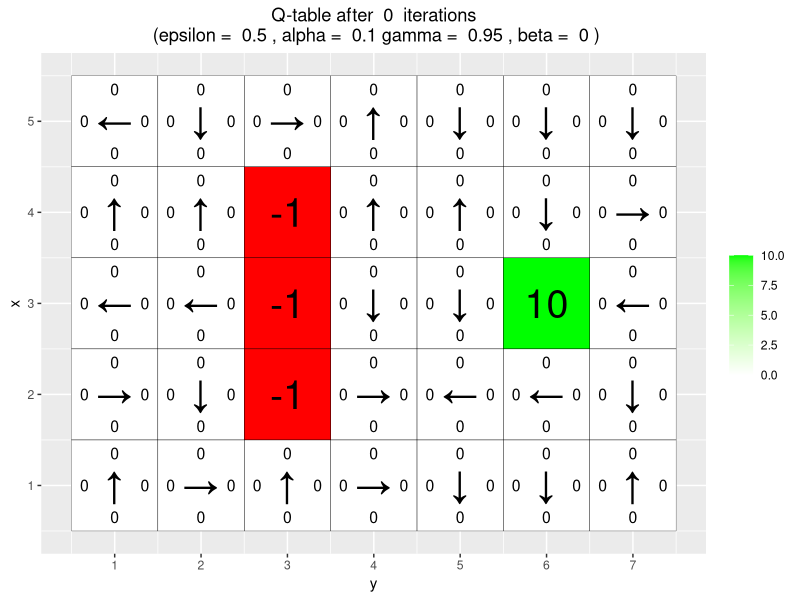
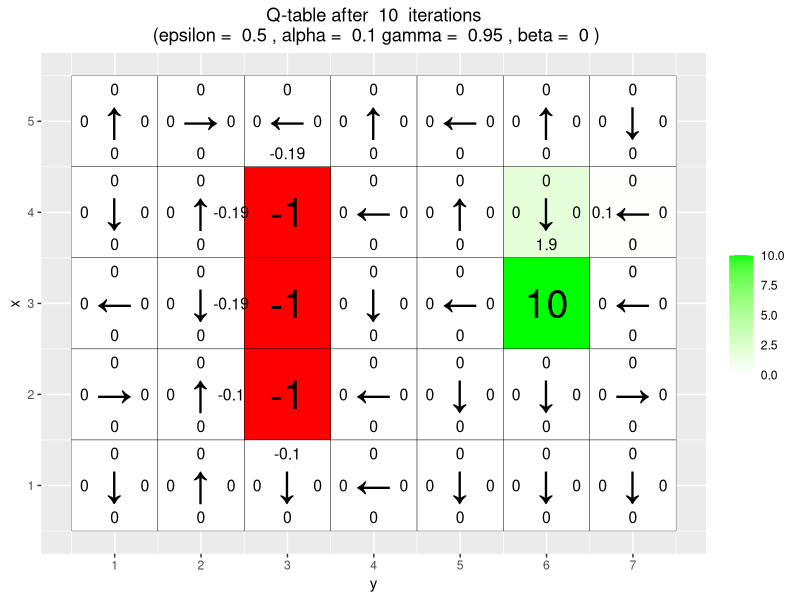
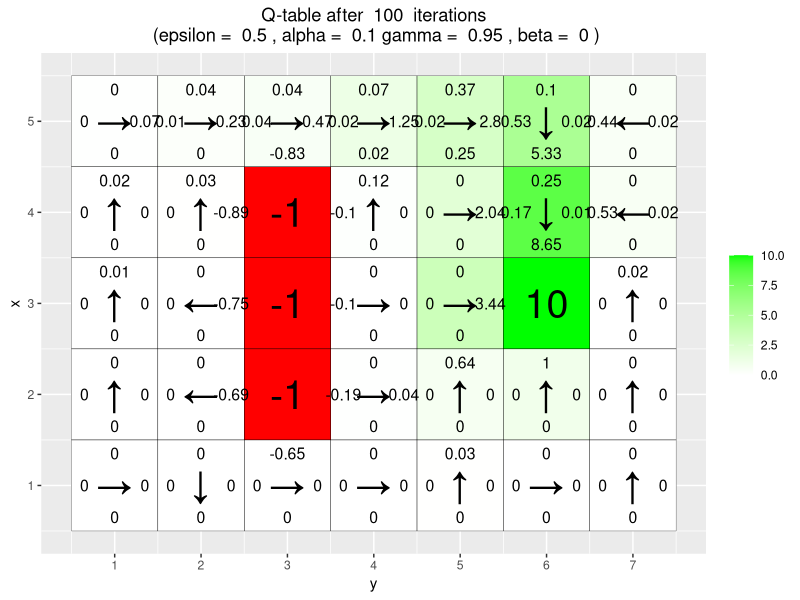
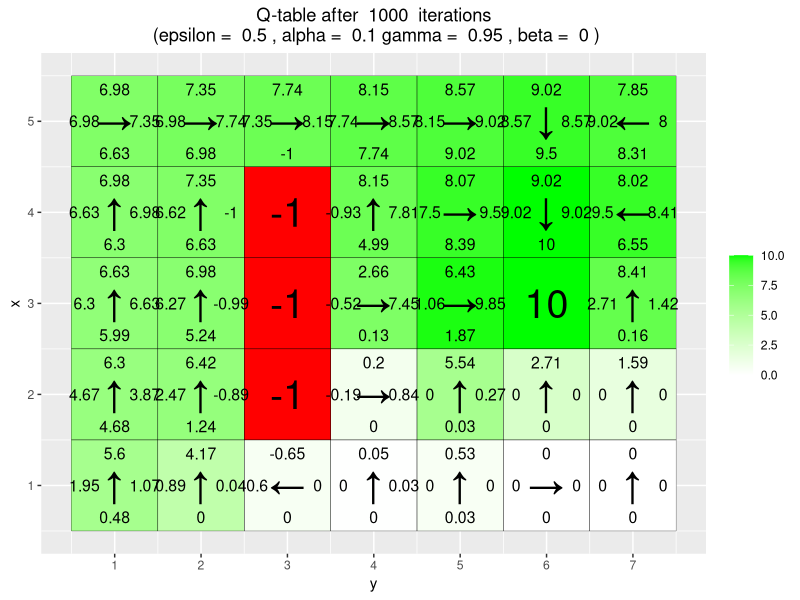
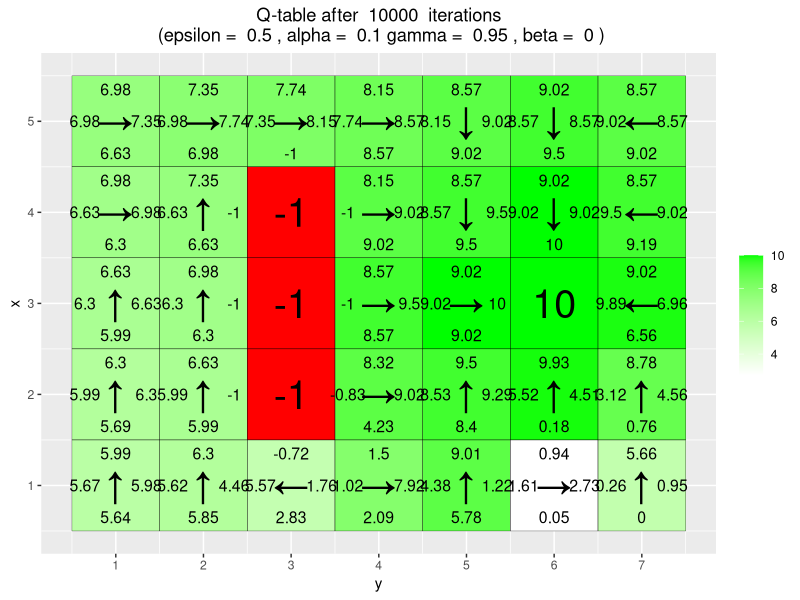
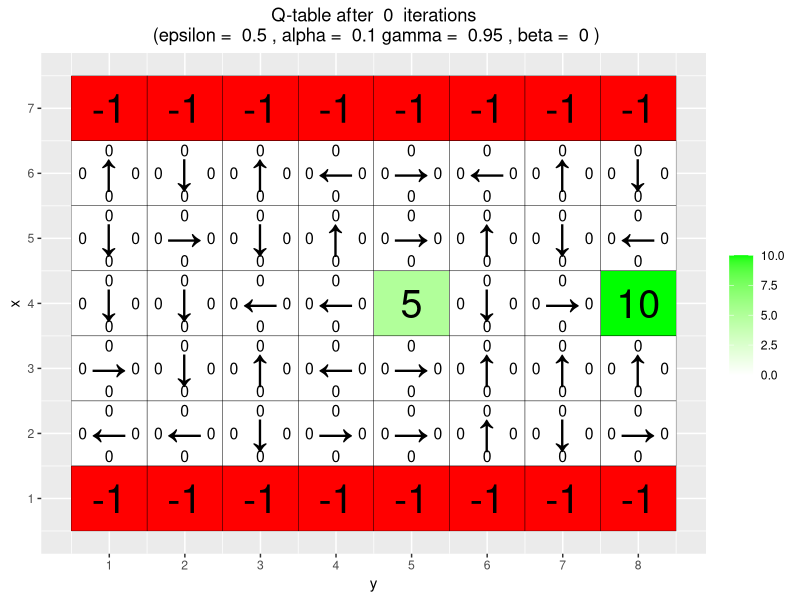
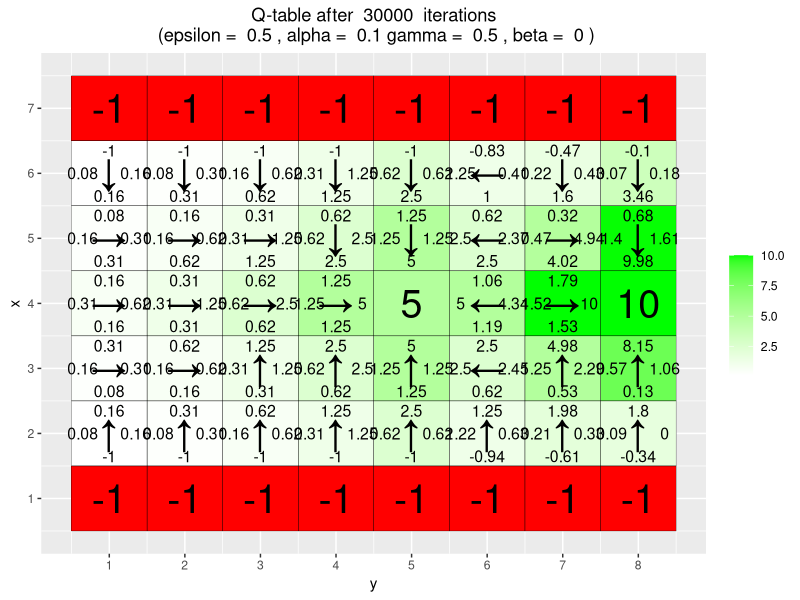
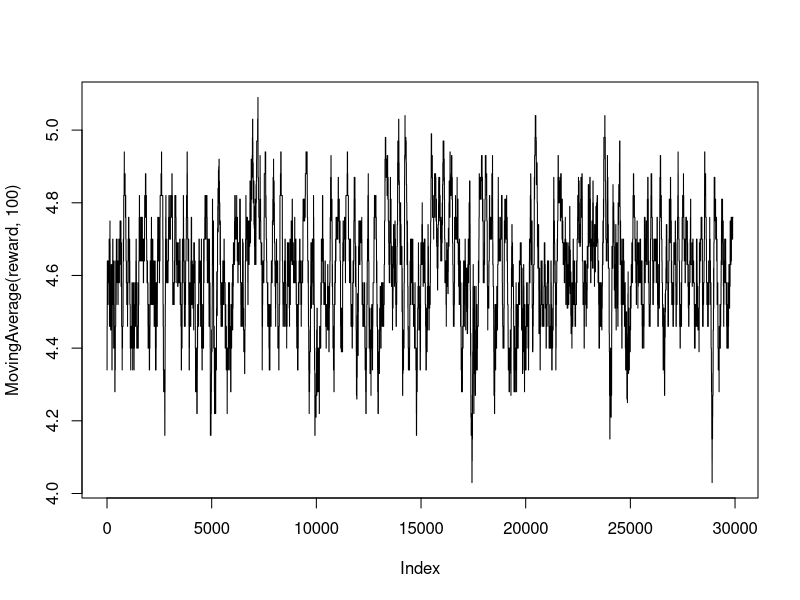

These figures' R source, in order: (Note: a time limit stopped this script after it produced the figures.)
# By Jose M. Peña and Joel Oskarsson.
# For teaching purposes.
# jose.m.pena@liu.se.

#####################################################################################################
# Q-learning
#####################################################################################################

# install.packages("ggplot2")
# install.packages("vctrs")
library(ggplot2)

# If you do not see four arrows in line 16, then do the following:
# File/Reopen with Encoding/UTF-8

arrows <- c("↑", "→", "↓", "←")
action_deltas <- list(c(1,0), # up
                      c(0,1), # right
                      c(-1,0), # down
                      c(0,-1)) # left

vis_environment <- function(iterations=0, epsilon = 0.5, alpha = 0.1, gamma = 0.95, beta = 0){
  
  # Visualize an environment with rewards. 
  # Q-values for all actions are displayed on the edges of each tile.
  # The (greedy) policy for each state is also displayed.
  # 
  # Args:
  #   iterations, epsilon, alpha, gamma, beta (optional): for the figure title.
  #   reward_map (global variable): a HxW array containing the reward given at each state.
  #   q_table (global variable): a HxWx4 array containing Q-values for each state-action pair.
  #   H, W (global variables): environment dimensions.
  
  df <- expand.grid(x=1:H,y=1:W)
  foo <- mapply(function(x,y) ifelse(reward_map[x,y] == 0,q_table[x,y,1],NA),df$x,df$y)
  df$val1 <- as.vector(round(foo, 2))
  foo <- mapply(function(x,y) ifelse(reward_map[x,y] == 0,q_table[x,y,2],NA),df$x,df$y)
  df$val2 <- as.vector(round(foo, 2))
  foo <- mapply(function(x,y) ifelse(reward_map[x,y] == 0,q_table[x,y,3],NA),df$x,df$y)
  df$val3 <- as.vector(round(foo, 2))
  foo <- mapply(function(x,y) ifelse(reward_map[x,y] == 0,q_table[x,y,4],NA),df$x,df$y)
  df$val4 <- as.vector(round(foo, 2))
  foo <- mapply(function(x,y) 
    ifelse(reward_map[x,y] == 0,arrows[GreedyPolicy(x,y)],reward_map[x,y]),df$x,df$y)
  df$val5 <- as.vector(foo)
  foo <- mapply(function(x,y) ifelse(reward_map[x,y] == 0,max(q_table[x,y,]),
                                     ifelse(reward_map[x,y]<0,NA,reward_map[x,y])),df$x,df$y)
  df$val6 <- as.vector(foo)
  
  print(ggplot(df,aes(x = y,y = x)) +
          scale_fill_gradient(low = "white", high = "green", na.value = "red", name = "") +
          geom_tile(aes(fill=val6)) +
          geom_text(aes(label = val1),size = 4,nudge_y = .35,na.rm = TRUE) +
          geom_text(aes(label = val2),size = 4,nudge_x = .35,na.rm = TRUE) +
          geom_text(aes(label = val3),size = 4,nudge_y = -.35,na.rm = TRUE) +
          geom_text(aes(label = val4),size = 4,nudge_x = -.35,na.rm = TRUE) +
          geom_text(aes(label = val5),size = 10) +
          geom_tile(fill = 'transparent', colour = 'black') + 
          ggtitle(paste("Q-table after ",iterations," iterations\n",
                        "(epsilon = ",epsilon,", alpha = ",alpha,"gamma = ",gamma,", beta = ",beta,")")) +
          theme(plot.title = element_text(hjust = 0.5)) +
          scale_x_continuous(breaks = c(1:W),labels = c(1:W)) +
          scale_y_continuous(breaks = c(1:H),labels = c(1:H)))
  
}

GreedyPolicy <- function(x, y) {
  # Get a greedy action for state (x,y) from q_table.
  #
  # Args:
  #   x, y: state coordinates.
  #   q_table (global variable): a HxWx4 array containing Q-values for each state-action pair.
  #
  # Returns:
  #   An action, i.e. integer in {1,2,3,4}.
  
  # Your code here.
  
  ## Find all max values of state x,y
  indexMaxVals <- which(q_table[x, y, ] == max(q_table[x, y, ]))
  
  if (length(indexMaxVals) == 1)
    return(indexMaxVals)
  
  ## There were multiple actions with the same action value
  
  randomIndex <- sample(1:length(indexMaxVals), 1)
  return(indexMaxVals[randomIndex])
  
}

EpsilonGreedyPolicy <- function(x, y, epsilon){
  
  # Get an epsilon-greedy action for state (x,y) from q_table.
  #
  # Args:
  #   x, y: state coordinates.
  #   epsilon: probability of acting randomly.
  # 
  # Returns:
  #   An action, i.e. integer in {1,2,3,4}.
  
  # Your code here.
  
  ## Decide if select greedy or random
  if(runif(1) < epsilon){
    # Random
    return(sample(1:4,1))
  }else{
    # Greedy
    return(GreedyPolicy(x,y))
  }
  
}

transition_model <- function(x, y, action, beta){
  
  # Computes the new state after given action is taken. The agent will follow the action 
  # with probability (1-beta) and slip to the right or left with probability beta/2 each.
  # 
  # Args:
  #   x, y: state coordinates.
  #   action: which action the agent takes (in {1,2,3,4}).
  #   beta: probability of the agent slipping to the side when trying to move.
  #   H, W (global variables): environment dimensions.
  # 
  # Returns:
  #   The new state after the action has been taken.
  
  delta <- sample(-1:1, size = 1, prob = c(0.5*beta,1-beta,0.5*beta))
  final_action <- ((action + delta + 3) %% 4) + 1
  foo <- c(x,y) + unlist(action_deltas[final_action])
  foo <- pmax(c(1,1),pmin(foo,c(H,W)))
  
  return (foo)
}

q_learning <-
  function(start_state,
           epsilon = 0.5,
           alpha = 0.1,
           gamma = 0.95,
           beta = 0) {
    # Perform one episode of Q-learning. The agent should move around in the
    # environment using the given transition model and update the Q-table.
    # The episode ends when the agent reaches a terminal state.
    #
    # Args:
    #   start_state: array with two entries, describing the starting position of the agent.
    #   epsilon (optional): probability of acting greedily.
    #   alpha (optional): learning rate.
    #   gamma (optional): discount factor.
    #   beta (optional): slipping factor.
    #   reward_map (global variable): a HxW array containing the reward given at each state.
    #   q_table (global variable): a HxWx4 array containing Q-values for each state-action pair.
    #
    # Returns:
    #   reward: reward received in the episode.
    #   correction: sum of the temporal difference correction terms over the episode.
    #   q_table (global variable): Recall that R passes arguments by value. So, q_table being
    #   a global variable can be modified with the superassigment operator <<-.
    
    # Your code here.
    state <- start_state
    episode_correction <- 0
    repeat {
      # Follow policy, execute action, get reward.
      
      x <- state[1]
      y <- state[2]
      # print(paste("x:", x, "y:", y))
      action <- EpsilonGreedyPolicy(x, y, epsilon)
      # print(paste("action:", action))
      newState <- transition_model(x, y, action, beta)
      newX <- newState[1]
      newY <- newState[2]
      # print(paste("newX:", newX, "newY:", newY))
      reward <- reward_map[newX, newY]
      # print(paste("reward:", reward))
      
      # Q-table update.
      temporalDifferenceCorrectionTerm <-
        (reward + gamma * q_table[newX, newY, which.max(q_table[newX, newY, ])] - q_table[x, y, action])
      
      q_table[x, y, action] <<-
        q_table[x, y, action] + alpha * temporalDifferenceCorrectionTerm
      
      episode_correction <-
        episode_correction + temporalDifferenceCorrectionTerm
      
      state <- newState
      
      if (reward != 0)
        # End episode.
        return (c(reward, episode_correction))
    }
    
  }

#####################################################################################################
# Q-Learning Environments
#####################################################################################################

# Environment A (learning)

H <- 5
W <- 7

reward_map <- matrix(0, nrow = H, ncol = W)
reward_map[3,6] <- 10
reward_map[2:4,3] <- -1

q_table <- array(0,dim = c(H,W,4))

vis_environment()

for(i in 1:10000){
  foo <- q_learning(start_state = c(3,1))
  
  if(any(i==c(10,100,1000,10000)))
    vis_environment(i)
}


# Environment B (the effect of epsilon and gamma)

H <- 7
W <- 8

reward_map <- matrix(0, nrow = H, ncol = W)
reward_map[1,] <- -1
reward_map[7,] <- -1
reward_map[4,5] <- 5
reward_map[4,8] <- 10

q_table <- array(0,dim = c(H,W,4))

vis_environment()

MovingAverage <- function(x, n){
  
  cx <- c(0,cumsum(x))
  rsum <- (cx[(n+1):length(cx)] - cx[1:(length(cx) - n)]) / n
  
  return (rsum)
}

for(j in c(0.5,0.75,0.95)){
  q_table <- array(0,dim = c(H,W,4))
  reward <- NULL
  correction <- NULL
  
  for(i in 1:30000){
    foo <- q_learning(gamma = j, start_state = c(4,1))
    reward <- c(reward,foo[1])
    correction <- c(correction,foo[2])
  }
  
  vis_environment(i, gamma = j)
  Sys.sleep(5)
  plot(MovingAverage(reward,100),type = "l")
  Sys.sleep(5)
  plot(MovingAverage(correction,100),type = "l")
}

for(j in c(0.5,0.75,0.95)){
  q_table <- array(0,dim = c(H,W,4))
  reward <- NULL
  correction <- NULL
  
  for(i in 1:30000){
    foo <- q_learning(epsilon = 0.1, gamma = j, start_state = c(4,1))
    reward <- c(reward,foo[1])
    correction <- c(correction,foo[2])
  }
  
  vis_environment(i, epsilon = 0.1, gamma = j)
  Sys.sleep(5)
  plot(MovingAverage(reward,100),type = "l")
  Sys.sleep(5)
  plot(MovingAverage(correction,100),type = "l")
  Sys.sleep(5)
}

# Environment C (the effect of beta).

H <- 3
W <- 6

reward_map <- matrix(0, nrow = H, ncol = W)
reward_map[1,2:5] <- -1
reward_map[1,6] <- 10

q_table <- array(0,dim = c(H,W,4))

vis_environment()

for(j in c(0,0.2,0.4,0.66)){
  q_table <- array(0,dim = c(H,W,4))
  
  for(i in 1:10000)
    foo <- q_learning(gamma = 0.6, beta = j, start_state = c(1,1))
  
  vis_environment(i, gamma = 0.6, beta = j)
}
